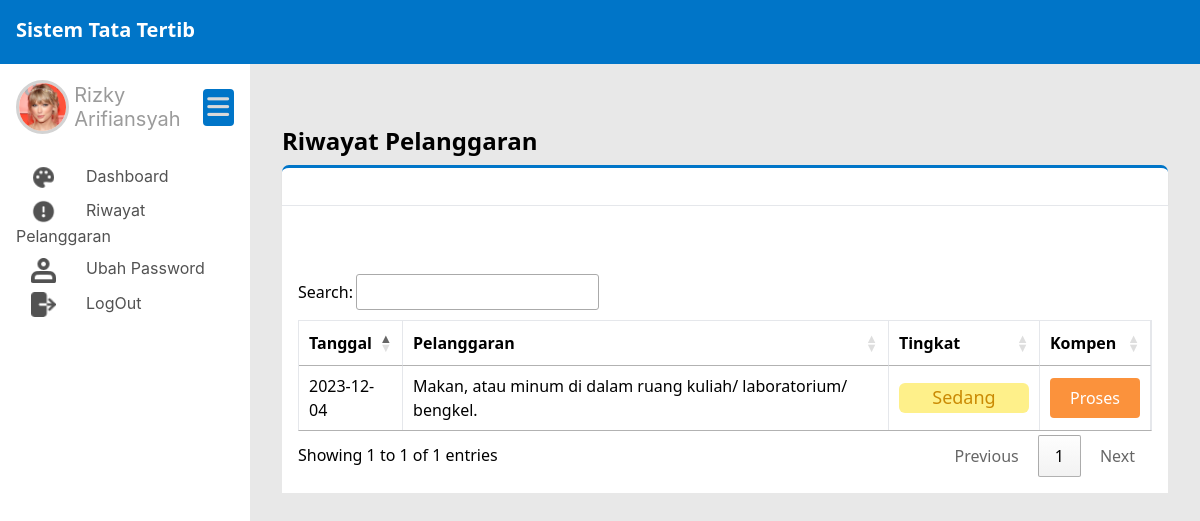
Page /public/mahasiswa/riwayatPelanggaran (signed in) on the earlier database version.
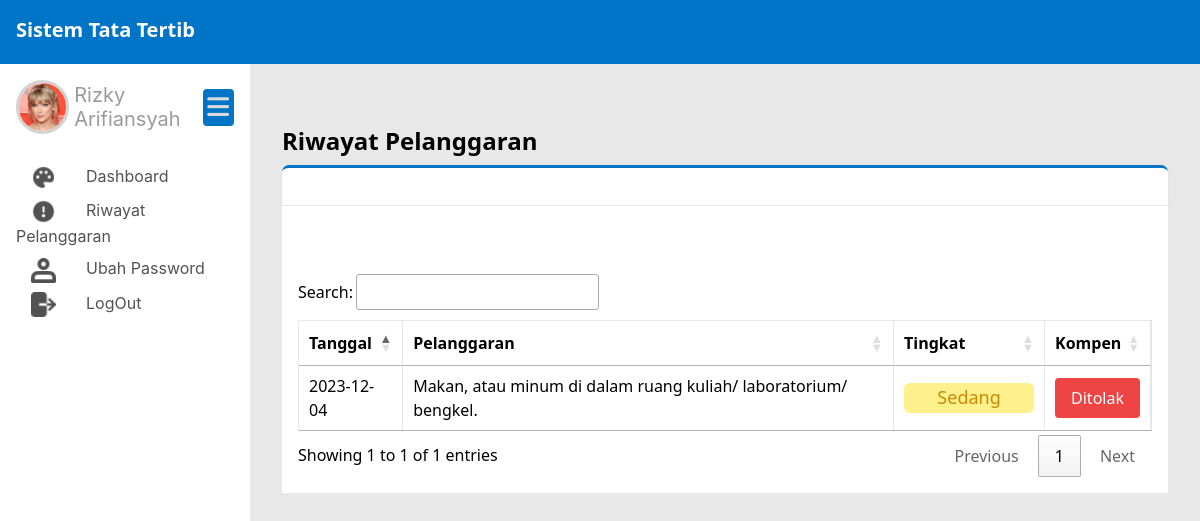
Same page on the later database version.
### tables this page shows
CREATE TABLE `riwayat` (
  `riwayat_id` int(11) NOT NULL,
  `nim` varchar(20) NOT NULL,
  `pengaduan_id` int(11) NOT NULL,
  `status_kompen` enum('baru','sedang dikerjakan','proses','ditolak','selesai') NOT NULL,
  `catatan_kompen` text DEFAULT NULL,
  `bukti_kompen` varchar(200) DEFAULT NULL
);

CREATE TABLE `pengaduan` (
  `pengaduan_id` int(11) NOT NULL,
  `nip` varchar(20) NOT NULL,
  `nim` varchar(20) NOT NULL,
  `pelanggaran_id` int(11) NOT NULL,
  `bukti_pelanggaran` varchar(200) NOT NULL,
  `tanggal_pengaduan` date NOT NULL,
  `status_pengaduan` enum('valid','tidak valid','proses') NOT NULL,
  `catatan` text NOT NULL
);

CREATE TABLE `pelanggaran` (
  `pelanggaran_id` int(11) NOT NULL,
  `pelanggaran` varchar(200) NOT NULL,
  `tingkat` int(11) NOT NULL,
  `sanksi_pelanggaran` varchar(500) NOT NULL
);

### app/core/Controller.php (called while the page is built, shortened)
<?php
class Controller{
    public function view($view, $data = []){
        require_once '../app/views/' . $view . '.php';
    }
    public function model($model){
        return new $model;
    }
}

### app/controllers/Mahasiswa.php (called while the page is built, shortened)
<?php
class Mahasiswa extends Controller{
    public function riwayatPelanggaran(){
        $data['kompen'] = $this->model('Kompen_model')->getKompenByNim($_SESSION['username']);
        $this->view('mahasiswa/riwayatPelanggaran', $data);
    }
}

### app/core/App.php (called while the page is built, shortened)
<?php
class App
{
    protected $method = 'index';
    protected $params = [];
    public function __construct()
    {
        $url = $this->parseURL();
        if(file_exists('../app/controllers/' . $url[0] . '.php')){
            unset($url[0]);
        }
        $this->controller = new $this->controller;
        if(isset($url[1])){
            if(method_exists($this->controller, $url[1])){
                $this->method = $url[1];
            }
        }
        call_user_func_array([$this->controller, $this->method], $this->params);
    }
    public function parseURL()
    {
        if (isset($_GET['url'])) {
            $url = rtrim($_GET['url'], '/');
            $url = filter_var($url, FILTER_SANITIZE_URL);
            $url = explode('/', $url);
            return $url;
        }
    }
}

### public/index.php (called while the page is built, shortened)
<?php
$app = new App;

### app/core/Database.php (called while the page is built, shortened)
<?php
class Database
{
    private $host = DB_HOST;
    private $user = DB_USER;
    private $pass = DB_PASS;
    private $db_name = DB_NAME;
    private $dbh;
    private $stmt;
    public function __construct()
    {
        $dsn = 'mysql:host=' . $this->host . ';dbname=' . $this->db_name;
        $option = [
            PDO::ATTR_PERSISTENT => true,
            PDO::ATTR_ERRMODE => PDO::ERRMODE_EXCEPTION
        ];
        try {
            $this->dbh = new PDO($dsn, $this->user, $this->pass, $option);
        } catch (PDOException $e) {
            die($e->getMessage());
        }
    }
    public function query($query)
    {
        $this->stmt = $this->dbh->prepare($query);
    }
    public function bind($param, $value, $type = null)
    {
        if (is_null($type)) {
            switch (true) {
                default:
                    $type = PDO::PARAM_STR;
            }
        }
        $this->stmt->bindValue($param, $value, $type);
    }
    public function execute()
    {
        $this->stmt->execute();
    }
    public function resultSet()
    {
        $this->execute();
        return $this->stmt->fetchAll(PDO::FETCH_ASSOC);
    }
}

### app/models/Kompen_model.php (called while the page is built, shortened)
<?php
class Kompen_model
{
    private $table2 = 'mahasiswa';
    private $table3 = 'pengaduan';
    private $table4 = 'pelanggaran';
    private $table6 = 'riwayat';
    private $db;
    public function __construct()
    {
        $this->db = new Database;
    }
    public function getKompenByNim($nim)
    {
        $this->db->query('SELECT * FROM ' . $this->table6 . ' a INNER JOIN ' . $this->table2 . ' b ON a.nim = b.nim INNER JOIN
                        ' . $this->table3 . ' c ON a.pengaduan_id = c.pengaduan_id INNER JOIN ' . $this->table4 . ' d
                        ON c.pelanggaran_id = d.pelanggaran_id WHERE a.nim = :nim');
        $this->db->bind('nim', $nim);
        return $this->db->resultSet();
    }
}

### app/views/mahasiswa/riwayatPelanggaran.php (the view, shortened to what the changed rows need)
<div class="flex-1 pl-8 pb-8 pt-6 pr-8 shadow-sm main_content">
  <h1 class="text-2xl font-bold mb-2">Riwayat Pelanggaran</h1>
  <div class="flex bg-white flex-col xl:flex-row">
    <div class="flex-1 bg-white p-4">
    <div class="grid grid-cols-1 gap-4 mt-5">
    <div class="container mx-auto mt-8 containerTableDosen overflow-x-auto">
      <table id="tableMahasiswa" class="min-w-full border ">
        <thead>
          <tr class="border-b">
            <th class="py-2 px-4 border-r">Tanggal</th>
            <th class="py-2 px-4 border-r">Pelanggaran</th>
            <th class="py-2 px-4 border-r">Tingkat</th>
            <th class="py-2 px-4 border-r">Kompen</th>
          </tr>
        </thead>
          <tbody>
            <?php
            foreach ($data['kompen'] as $dt)
            {
            ?>
            <tr class="border-b">
              <td class="py-2 px-4 border-r"><?= $dt['tanggal_pengaduan']; ?></td>
              <td class="py-2 px-4 border-r"><?= $dt['pelanggaran']; ?></td>
              <td class="py-2 px-4 border-r text-center">
                <?php
                  if ($dt['tingkat'] == '1') {
                    echo '<div class="w-[130px] h-[30px] rounded-md bg-red-700 px-1 text-lg font-medium text-white">Sangat Berat</div>';
                  } elseif ($dt['tingkat'] == '2') {
                    echo '<div class="w-[130px] h-[30px] rounded-md bg-orange-600 px-1 text-lg font-medium text-white">Berat</div>';
                  }elseif ($dt['tingkat'] == '3'){
                    echo '<div class="w-[130px] h-[30px] rounded-md bg-yellow-500 px-1 text-lg font-medium text-white">Cukup Berat</div>';
                  }elseif ($dt['tingkat'] == '4'){
                    echo '<div class="w-[130px] h-[30px] rounded-md bg-yellow-200 px-1 text-lg font-medium text-yellow-600">Sedang</div>';
                  }elseif ($dt['tingkat'] == '5'){
                    echo '<div class="w-[130px] h-[30px] rounded-md bg-green-200 px-1 text-lg font-medium text-green-700">Ringan</div>';
                  }
                  ?>
              </td>
              <td class="py-2 px-4 border-r">
              <?php
                if ($dt['status_kompen'] == 'baru') {
                  echo '<a href="#"><button id="baru" class="bg-blue-500 hover:bg-blue-700 py-2 px-7 rounded text-white text-center" onclick="showModalProses('.$dt['riwayat_id'].')">Baru</button></a>';
                } elseif ($dt['status_kompen'] == 'sedang dikerjakan') {
                  echo '<a href="'. BASEURL .'/mahasiswa/uploadBuktiKompen/'. $dt['riwayat_id'] .'"><button id="upload" class="bg-indigo-400 hover:bg-indigo-500 py-2 px-5 rounded text-white text-center">Upload</button></a>';
                } elseif ($dt['status_kompen'] == 'proses') {
                  echo '<a href="#"><button id="proses" class="bg-orange-400 py-2 px-5 rounded text-white text-center">Proses</button></a>';
                } elseif ($dt['status_kompen'] == 'ditolak') {
                  echo '<a href="#"><button id="diTolak" class="bg-red-500 hover:bg-red-700 py-2 px-4 rounded text-white text-center" href="#" onclick="showModalDitolak('.$dt['riwayat_id'].')">Ditolak</button></a>';
                } else{
                  echo '<a href="#"><button class="bg-green-500 py-2 px-4 rounded text-white text-center">Selesai</button></a>';
                }
              ?>
              </td>
            </tr>
            <?php
            }
            ?>
          </tbody>
      </table>
    </div>
  </div>
  </div>
</div>

Differences in the rows shown:
changed riwayat "Makan, atau minum di dalam ruang kuliah/ laboratorium/ bengkel.": status_kompen "Proses" → "Ditolak"
